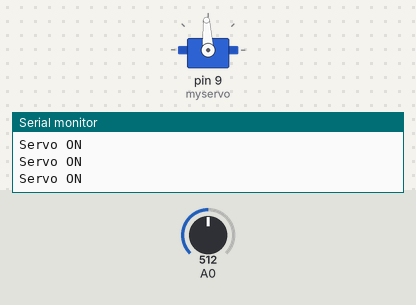
A sketch run on a simulated Arduino Uno, built with avr-gcc and run on an emulated ATmega328P. Parts: servo, the last lines printed to the serial monitor. The test bench sets the inputs (shaded band); at power-on: A0 = 512.

Above: at 1.2 s.
1.3 s: A0 set to 588
2.8 s: A0 set to 619
At 3.9 s:
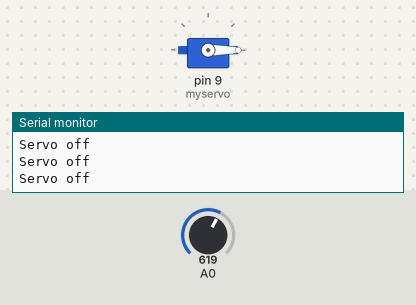
Timing chart, 0 to 5.8 s (numbered marks = the images above; inputs shaded):
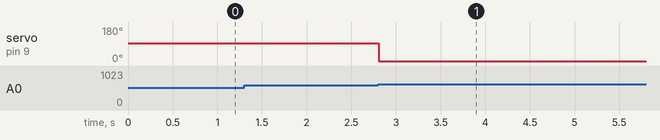

Measured:
- the behaviour switches between 600 and 601 on A0 (found by bisection; images 0 and 1)
- after the input at 2.8 s, servo on pin 9 (myservo): 93° → 0° at once

The sketch:

Big_black_servo.ino
```cpp
#include <Servo.h>

#define SUNMAX 600

Servo myservo;  // create servo object to control a servo

void setup() {
  // put your setup code here, to run once:
  myservo.attach (9);
  Serial.begin (9600);
  Serial.println ("Init");
  myservo.write (0);
}

void loop() {
  // put your main code here, to run repeatedly:

  while (analogRead (A0) > SUNMAX) {
    myservo.writeMicroseconds (0);
    Serial.println ("Servo off");
  }
  while (analogRead (A0) <= SUNMAX) {
    myservo.writeMicroseconds (1500);
    Serial.println ("Servo ON");
  }

}
```
